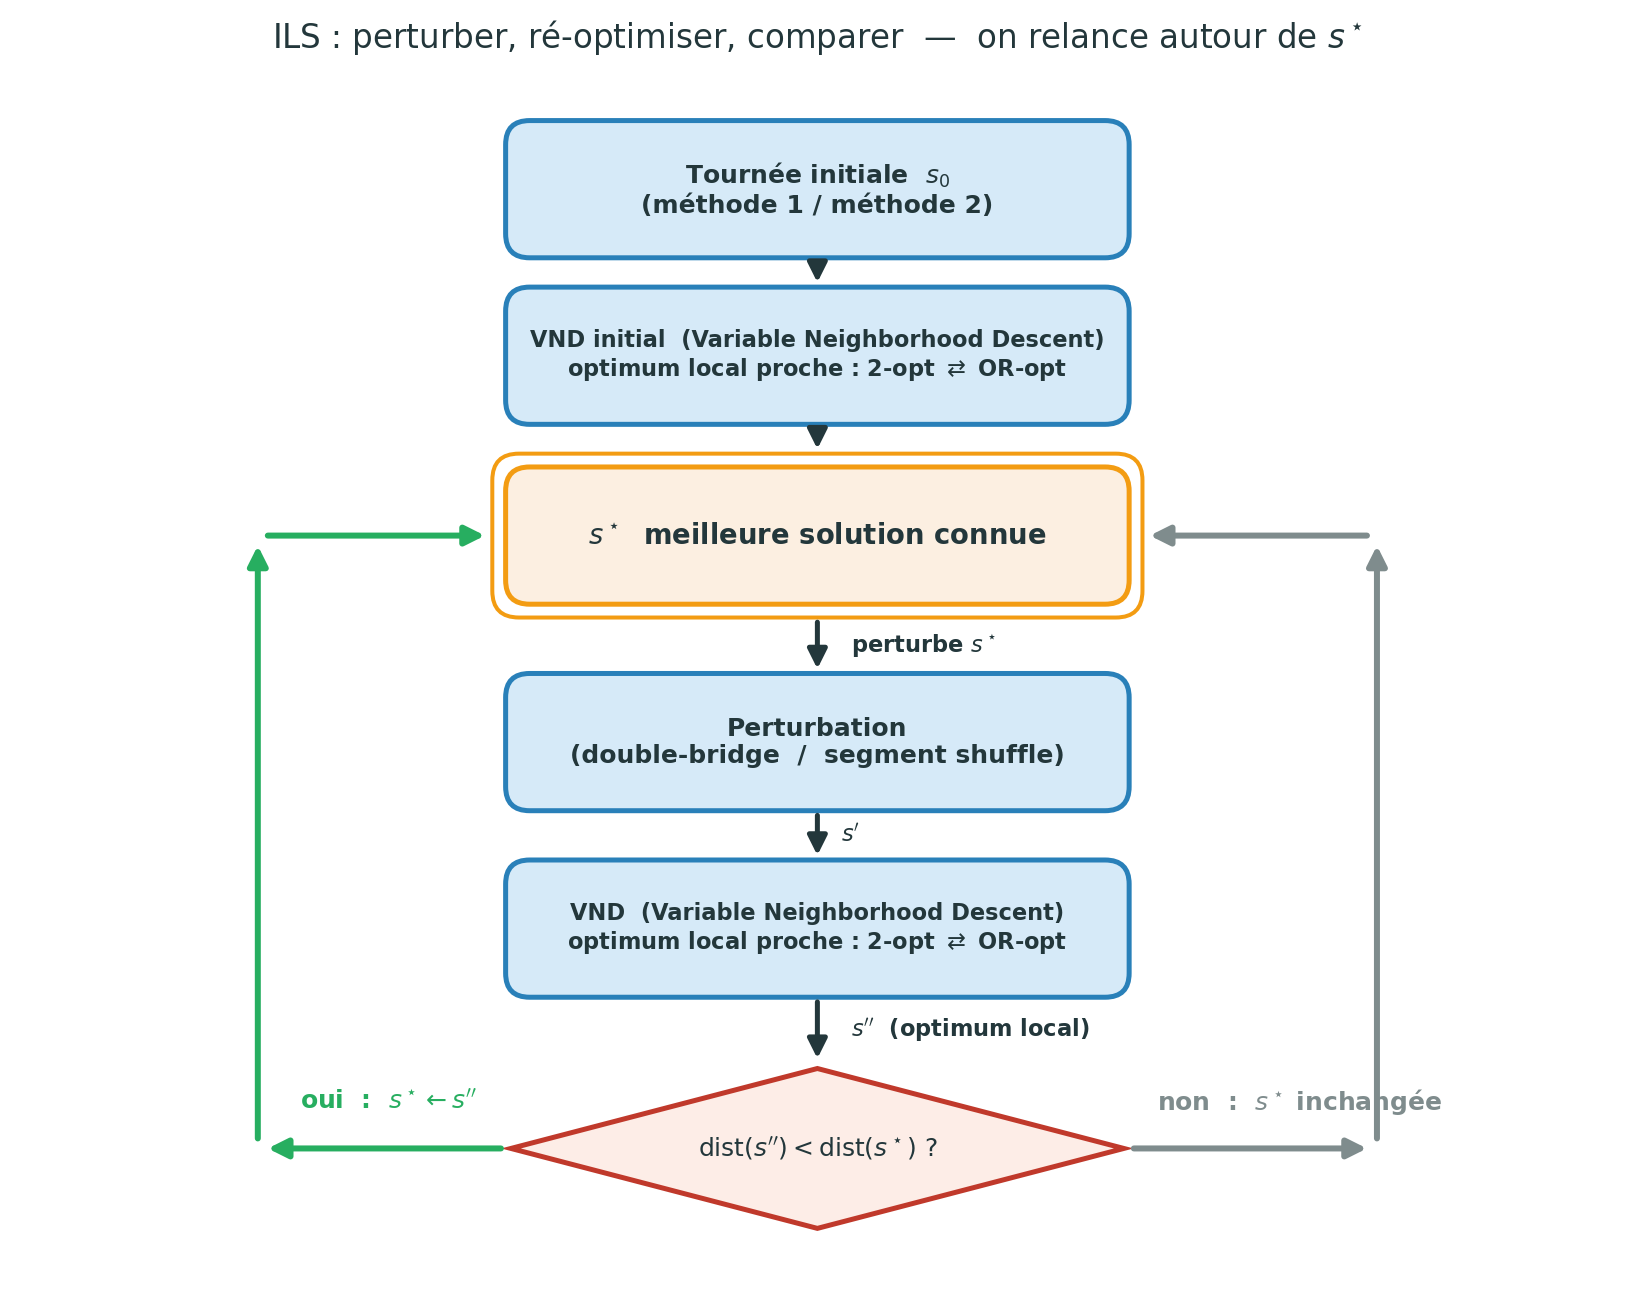

This figure's Python source:
"""Schema explicatif de la boucle ILS (slide 12).

Iterated Local Search : boucle de retroaction autour d'une recherche locale.

  s0 ─► VND init ─► s* (meilleure-connue)
                         │
                         ▼ perturbe(s*)
                   Perturbation (double-bridge / shuffle)
                         │
                         ▼ s'
                   VND : alterne 2-opt / OR-opt
                         │
                         ▼ s''  (optimum local)
                   dist(s'') < dist(s*) ?
                       │             │
                  oui ◄┘ non         │  retour boucle :
                       │             │  perturbation(s*) au tour suivant
                  s* ← s''           │
                       └─────────────┘

Produit : renders/move_ils.png
"""

from pathlib import Path

import matplotlib.pyplot as plt
from matplotlib.patches import FancyArrowPatch, FancyBboxPatch, Polygon

OUT = Path("renders/move_ils.png")

# Palette presentation
COL_BOX_BG     = "#D6EAF8"
COL_BOX_ED     = "#2980B9"
COL_BEST_BG    = "#FCEFE1"
COL_BEST_ED    = "#F39C12"
COL_DEC_BG     = "#FDEDE7"
COL_DEC_ED     = "#C0392B"
COL_ARROW      = "#23373B"
COL_LOOP       = "#27AE60"     # feedback amelioration
COL_NOLOOP     = "#7F8C8D"     # feedback sans amelioration
TEXT_DARK      = "#23373B"


def box(ax, xy, w, h, label, *, face=COL_BOX_BG, edge=COL_BOX_ED, lw=2.0, fontsize=10, bold=True):
    """Cadre arrondi avec un libelle multi-ligne."""
    x, y = xy
    patch = FancyBboxPatch(
        (x - w / 2, y - h / 2), w, h,
        boxstyle="round,pad=0.04,rounding_size=0.18",
        facecolor=face, edgecolor=edge, linewidth=lw, zorder=2,
    )
    ax.add_patch(patch)
    weight = "bold" if bold else "normal"
    ax.text(x, y, label, ha="center", va="center",
            fontsize=fontsize, color=TEXT_DARK, fontweight=weight, zorder=3)


def best_box(ax, xy, w, h, label):
    """Boite double-bordure pour mettre en valeur l'incumbent s*."""
    x, y = xy
    # bordure exterieure
    outer = FancyBboxPatch(
        (x - w / 2 - 0.10, y - h / 2 - 0.10), w + 0.20, h + 0.20,
        boxstyle="round,pad=0.04,rounding_size=0.20",
        facecolor="none", edgecolor=COL_BEST_ED, linewidth=1.6, zorder=2,
    )
    ax.add_patch(outer)
    box(ax, xy, w, h, label, face=COL_BEST_BG, edge=COL_BEST_ED, lw=2.0, fontsize=11)


def diamond(ax, xy, w, h, label):
    x, y = xy
    pts = [(x, y + h / 2), (x + w / 2, y), (x, y - h / 2), (x - w / 2, y)]
    poly = Polygon(pts, closed=True,
                   facecolor=COL_DEC_BG, edgecolor=COL_DEC_ED, linewidth=2.0, zorder=2)
    ax.add_patch(poly)
    ax.text(x, y, label, ha="center", va="center",
            fontsize=10, color=TEXT_DARK, fontweight="bold", zorder=3)


def arrow(ax, p, q, *, color=COL_ARROW, lw=2.0, style="-", curve=0.0, label=None,
          label_offset=(0.18, 0.0), label_fontsize=9, label_color=None):
    a = FancyArrowPatch(
        p, q,
        arrowstyle="-|>",
        mutation_scale=16,
        color=color, linewidth=lw, linestyle=style,
        shrinkA=4, shrinkB=4,
        connectionstyle=f"arc3,rad={curve}",
        zorder=4,
    )
    ax.add_patch(a)
    if label is not None:
        # point milieu de l'arc — pour les arcs droits, mid = (p+q)/2
        mx = (p[0] + q[0]) / 2 + label_offset[0]
        my = (p[1] + q[1]) / 2 + label_offset[1]
        ax.text(mx, my, label,
                ha="left", va="center",
                fontsize=label_fontsize,
                color=(label_color or color),
                fontweight="bold", zorder=5)


def main():
    fig, ax = plt.subplots(figsize=(11.0, 7.4))

    # ---- Positions ----------------------------------------------------------
    # Colonne centrale a x = 0. Boucle de retroaction passe par x = 4.6.
    BW, BH = 4.6, 0.95               # taille standard des boites
    DW, DH = 4.6, 1.20               # taille du losange

    p_s0      = (0.0,  6.10)
    p_vnd0    = (0.0,  4.85)
    p_best    = (0.0,  3.50)
    p_pert    = (0.0,  1.95)
    p_vnd     = (0.0,  0.55)
    p_dec     = (0.0, -1.10)

    # ---- Boites -------------------------------------------------------------
    box(ax, p_s0,   BW, BH, "Tournée initiale  $s_0$\n(méthode 1 / méthode 2)",
        fontsize=10)
    box(ax, p_vnd0, BW, BH,
        "VND initial  (Variable Neighborhood Descent)\n"
        "optimum local proche : 2-opt $\\rightleftarrows$ OR-opt",
        fontsize=9)
    best_box(ax, p_best, BW, BH, r"$s^\star$  meilleure solution connue")
    box(ax, p_pert, BW, BH,
        "Perturbation\n(double-bridge  /  segment shuffle)",
        fontsize=10)
    box(ax, p_vnd, BW, BH,
        "VND  (Variable Neighborhood Descent)\n"
        "optimum local proche : 2-opt $\\rightleftarrows$ OR-opt",
        fontsize=9)
    diamond(ax, p_dec, DW, DH, r"$\mathrm{dist}(s'') < \mathrm{dist}(s^\star)\ ?$")

    # ---- Fleches verticales (pipeline principal) ----------------------------
    arrow(ax, (p_s0[0],   p_s0[1]   - BH/2),
              (p_vnd0[0], p_vnd0[1] + BH/2))
    arrow(ax, (p_vnd0[0], p_vnd0[1] - BH/2),
              (p_best[0], p_best[1] + BH/2 + 0.10))
    arrow(ax, (p_best[0], p_best[1] - BH/2 - 0.10),
              (p_pert[0], p_pert[1] + BH/2),
              label=r"perturbe $s^\star$", label_offset=(0.25, 0.0))
    arrow(ax, (p_pert[0], p_pert[1] - BH/2),
              (p_vnd[0],  p_vnd[1]  + BH/2),
              label=r"$s'$", label_offset=(0.18, 0.0))
    arrow(ax, (p_vnd[0],  p_vnd[1] - BH/2),
              (p_dec[0],  p_dec[1] + DH/2),
              label=r"$s''$  (optimum local)", label_offset=(0.25, 0.0))

    # ---- Branche OUI : amelioration -> mise a jour s* (boucle gauche) -------
    # diamond left -> down then up sur la gauche -> rejoint s* par la gauche
    x_left = -4.20
    y_dec  = p_dec[1]
    y_best = p_best[1]
    # arc gauche : du losange vers le haut, puis a droite vers s*
    arrow(ax, (p_dec[0] - DW/2, y_dec),
              (x_left, y_dec),
              color=COL_LOOP, lw=2.4)
    ax.text(p_dec[0] - DW/2 - 0.25, y_dec + 0.35,
            "oui  :  $s^\\star \\leftarrow s''$",
            ha="right", va="center", fontsize=10,
            color=COL_LOOP, fontweight="bold", zorder=5)
    arrow(ax, (x_left, y_dec),
              (x_left, y_best),
              color=COL_LOOP, lw=2.4)
    arrow(ax, (x_left, y_best),
              (p_best[0] - BW/2 - 0.12, y_best),
              color=COL_LOOP, lw=2.4)

    # ---- Branche NON : pas d'amelioration -> boucle a droite vers s* --------
    x_right = 4.20
    arrow(ax, (p_dec[0] + DW/2, y_dec),
              (x_right, y_dec),
              color=COL_NOLOOP, lw=2.4)
    ax.text(p_dec[0] + DW/2 + 0.25, y_dec + 0.35,
            "non  :  $s^\\star$ inchangée",
            ha="left", va="center", fontsize=10,
            color=COL_NOLOOP, fontweight="bold", zorder=5)
    arrow(ax, (x_right, y_dec),
              (x_right, y_best),
              color=COL_NOLOOP, lw=2.4)
    arrow(ax, (x_right, y_best),
              (p_best[0] + BW/2 + 0.12, y_best),
              color=COL_NOLOOP, lw=2.4)

    # ---- Titre & limites ----------------------------------------------------
    ax.set_title("ILS : perturber, ré-optimiser, comparer  —  on relance autour de $s^\\star$",
                 fontsize=13, color=TEXT_DARK, pad=14)

    ax.set_xlim(-6.0, 6.0)
    ax.set_ylim(-2.2, 6.9)
    ax.set_aspect("equal")
    ax.axis("off")

    fig.tight_layout()
    fig.savefig(OUT, dpi=180, bbox_inches="tight", facecolor="white")
    plt.close(fig)
    print(f"saved -> {OUT}")


if __name__ == "__main__":
    main()
